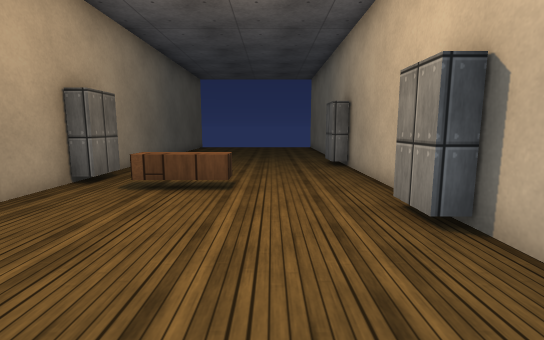
view 1 (above)

15 first-person views from a walk through a Unity game level. The camera is 1.2 m above the floor, tilts 8° down and sees 85° across. The floor is counted in squares, 1 m on a side. Each view is taken from the middle of a square. On the plan, view 1 faces up. The plan holds only what a view shows up to about 13 squares ahead; the rest is blank. Surface patterns are stand-ins for the level's own textures.

view 2
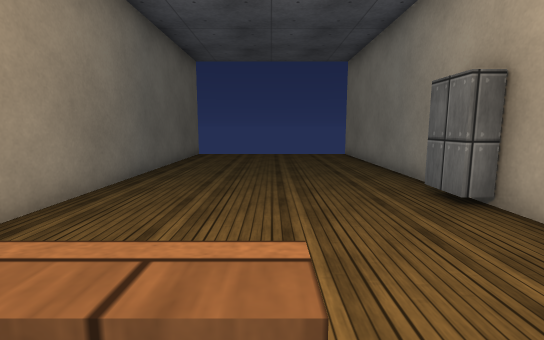

view 3
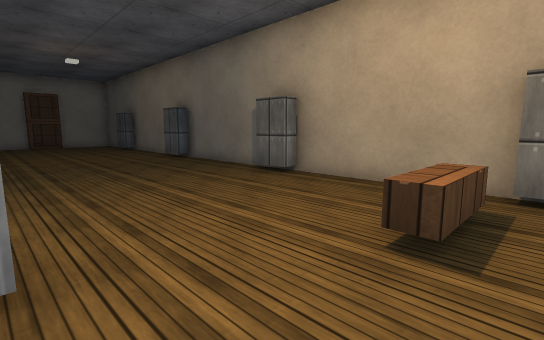

view 4
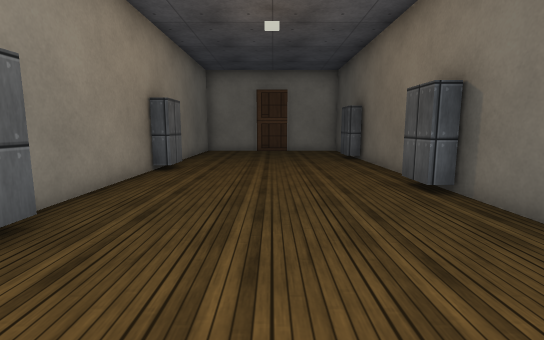

view 5
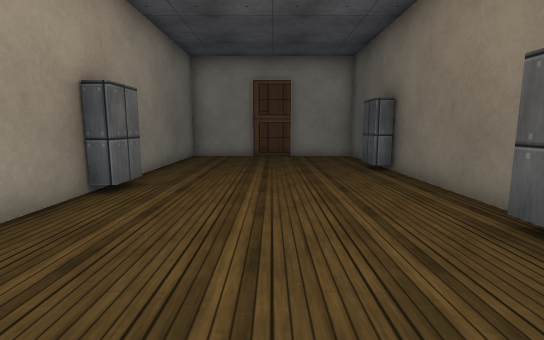

view 6
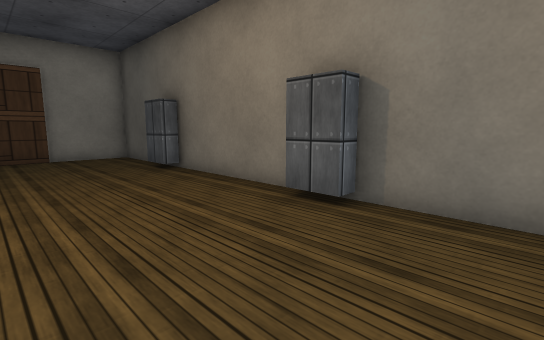

view 7
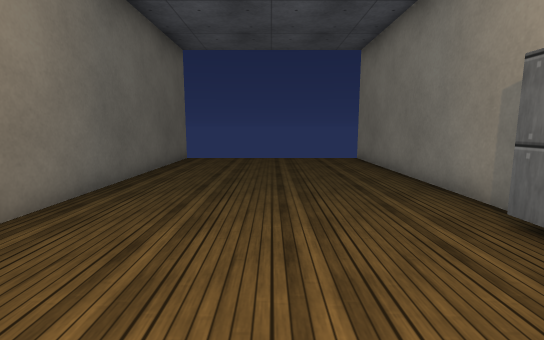

view 8
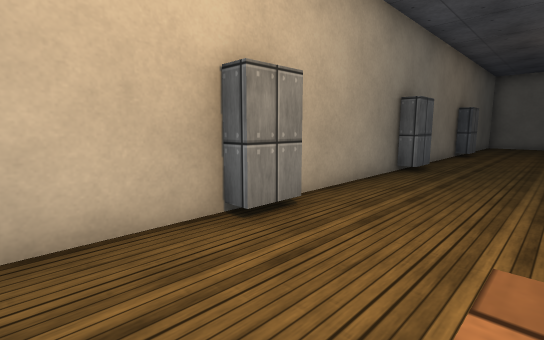

view 9
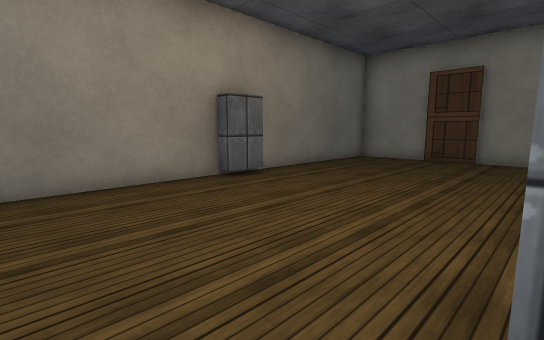

view 10
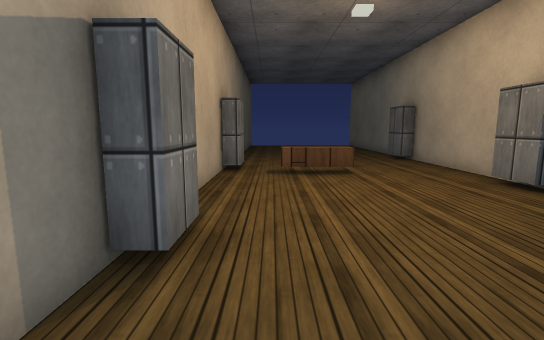

view 11
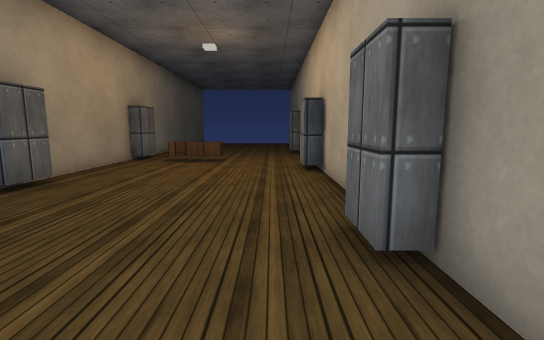

view 12
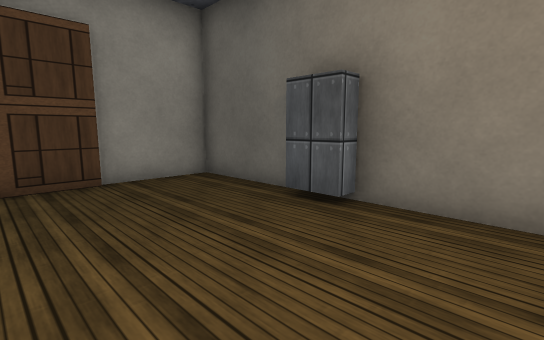

view 13
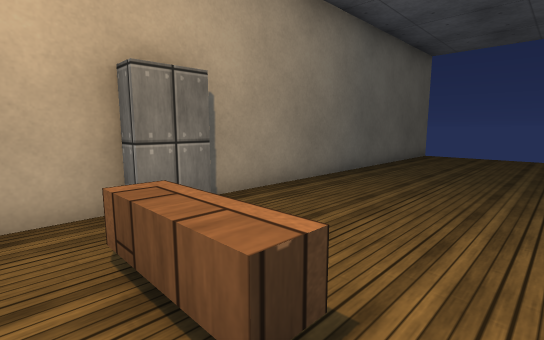

view 14
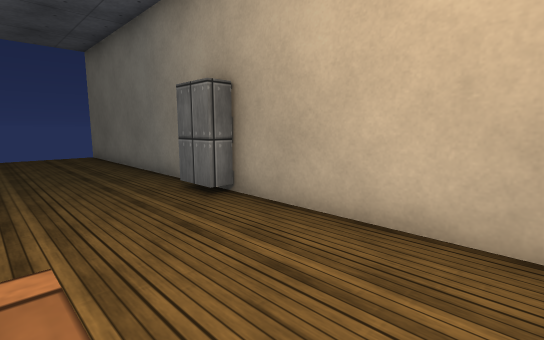

view 15
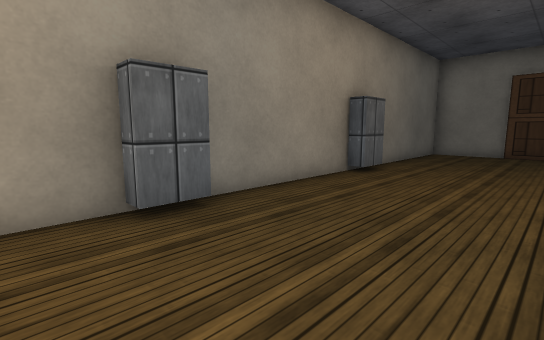

### Floor plan
Points are (right, up) in squares from view 1. A wall is a line through its corners. A room is listed if a view was taken in it or the views show most of it. See-through windows are left out.
Room 1 (views 1, 2, 3, 4, 5, 6, 7, 8, 9, 10, 11, 12, 13, 14, 15)
walls: (2.5, 3.4) (1.9, 3.4) (1.9, 4.5) (2.4, 4.5) (2.4, 9.8); (-4.4, 6.8) (-4.4, 1.6) (-3.9, 1.6) (-3.9, 0.4) (-4.4, 0.4) (-4.4, -4.4) (-3.9, -4.4) (-3.9, -5.6); (-3.9, 7.6) (-3.9, 6.5) (-4.5, 6.5); (2.5, 9.4) (1.9, 9.4) (1.9, 10.6); (-4.4, -6) (-4.4, -10.4) (-3.9, -10.4) (-3.9, -11.6); (2.4, 11.1) (2.4, 19); (2.4, -7.8) (2.4, -2.6) (1.9, -2.6) (1.9, -1.5) (2.4, -1.5) (2.4, 3.8); (1.9, -8.6) (1.9, -7.5) (2.5, -7.5); (-4.4, -12) (-4.4, -15) (-1.8, -15); (-1.9, -14.8) (-0.1, -14.8); (-0.2, -15) (2.4, -15) (2.4, -9); (-4.4, 19) (-4.4, 7.9)
low walls: (-2.8, 6.3) (-0.8, 6.3) (-0.8, 5.7) (-2.8, 5.7)

Where each view was taken, in squares from view 1:
view 1: 0 up, 0 right, facing up
view 2: 5 up, 1 left, facing up
view 3: 7 up, 2 right, facing down-left
view 4: 1 up, 1 left, facing down
view 5: 2 down, 1 left, facing down
view 6: 2 down, 0 right, facing down-left
view 7: 7 up, 1 left, facing up
view 8: 7 up, 1 left, facing down-right
view 9: 3 down, 4 left, facing down-right
view 10: 2 down, 3 left, facing up
view 11: 5 down, 1 right, facing up
view 12: 8 down, 0 right, facing down-left
view 13: 5 up, 0 right, facing up-left
view 14: 5 up, 1 left, facing up-right
view 15: 0 up, 2 left, facing down-right
